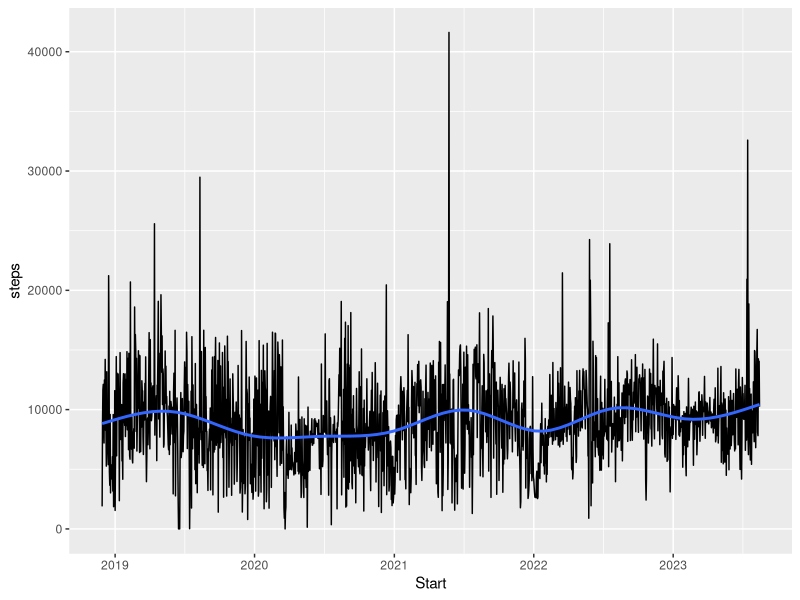
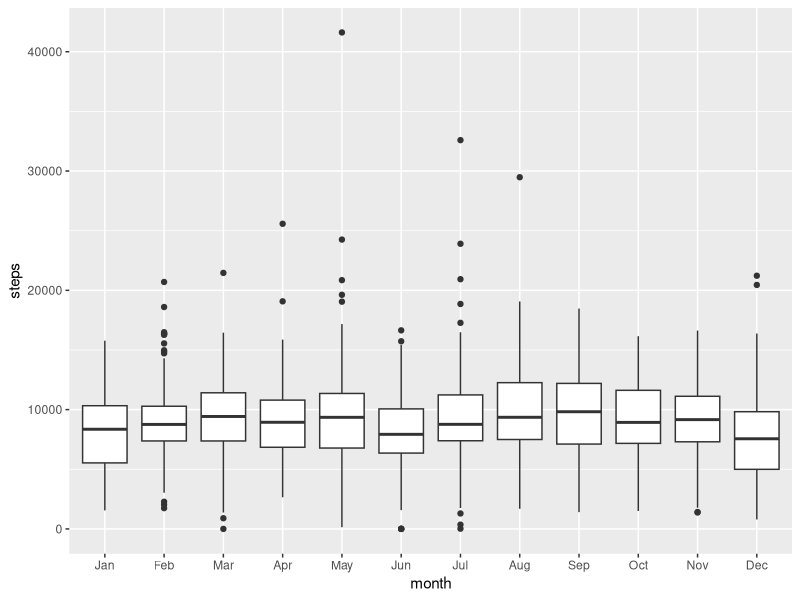

Generate these figures, in order, with R: (Note: this script raises an error after producing the figures.)





## fitness cleaning

library(tidyverse)
library(lubridate)
library(here)
fitness <- read_csv(here("data_online/fitness_data_23_08.csv"))

fitness |> View()
fitness <- fitness |> mutate(Start = mdy_hm(Start)) |>
  mutate(Start = as.Date(Start)) |>
  mutate(month = month(Start, label = TRUE),
         weekday = wday(Start, label = TRUE),
         dayofyear = yday(Start)) |>
  rename(distance = `Distance (mi)`,
         steps = `Steps (count)`,
         flights = `Flights Climbed (count)`,
         active_cals = `Active Calories (kcal)`) |>
  mutate(stepgoal = if_else(steps >= 10000, true = 1, false = 0)) |>
  select(-Finish)

ggplot(data = fitness, aes(x = Start, y = steps)) +
  geom_line() +
  geom_smooth(se = FALSE)

ggplot(data = fitness, aes(x = month, y = steps)) +
  geom_boxplot()


write_csv(fitness, here("data_online/higham_fitness_clean.csv"))



fitness <- read_csv("data_online/fitness_data_23_08.csv")

fitness_notclean <- fitness |> mutate(Start = mdy_hm(Start)) |>
  mutate(month = month(Start),
         weekday = wday(Start),
         dayofyear = yday(Start)) |>
  rename(distance = `Distance (mi)`,
         steps = `Steps (count)`,
         flights = `Flights Climbed (count)`,
         active_cals = `Active Calories (kcal)`) |>
  mutate(stepgoal = if_else(steps >= 10000, true = 1, false = 0)) |>
  select(-Finish) |>
  mutate(Start = as.character(Start))

write_csv(fitness_notclean, here("data/higham_fitness_notclean.csv"))
